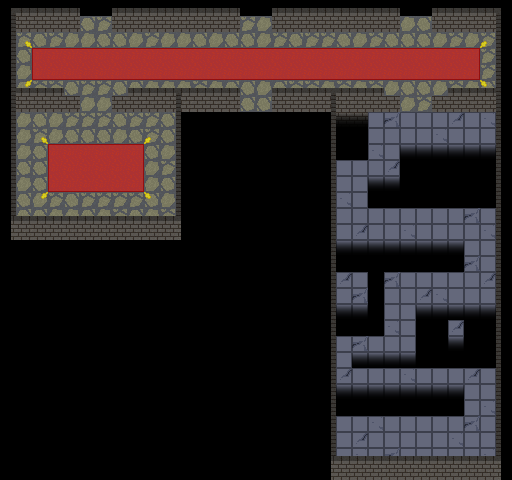

A 2D game scene composited from a Tiled map and its tileset images. What follows is a short description and the map's XML, with each tile layer's data collapsed to a summary:
An orthogonal 32x30 tile map with 16x16 px tiles, 4 tile layers (floor, objects, items, walls), 2 tilesets and 49 objects (door, key, player_spawn).

<map version="1.10" tiledversion="1.12.2" orientation="orthogonal" renderorder="right-down" width="32" height="30" tilewidth="16" tileheight="16" infinite="0" nextlayerid="18" nextobjectid="163">
 <tileset firstgid="1" source="../sprites/tileset/tileset.tsx" />
 <tileset firstgid="61" name="objects" tilewidth="64" tileheight="48" tilecount="5" columns="0">
  <grid orientation="orthogonal" width="1" height="1" />
  <tile id="1">
   <image source="../sprites/objects/table.png" width="32" height="20" />
  </tile>
  <tile id="3">
   <image source="../sprites/objects/door_1.png" width="32" height="24" />
  </tile>
  <tile id="4">
   <image source="../sprites/objects/door_2.png" width="32" height="24" />
  </tile>
  <tile id="6">
   <image source="../sprites/objects/door_open.png" width="64" height="48" />
  </tile>
  <tile id="7">
   <image source="../sprites/objects/key.png" width="9" height="5" />
  </tile>
 </tileset>
 <layer id="6" name="floor" width="32" height="30">
  <data>[960 cells, 495 non-empty, 16 distinct tile ids]</data>
 </layer>
 <layer id="7" name="objects" width="32" height="30">
  <data>[960 cells, 95 non-empty, 22 distinct tile ids]</data>
 </layer>
 <layer id="9" name="items" width="32" height="30">
  <data>[960 cells, 1 non-empty, 1 distinct tile ids]</data>
 </layer>
 <layer id="5" name="walls" width="32" height="30">
  <data>[960 cells, 136 non-empty, 9 distinct tile ids]</data>
 </layer>
 <objectgroup id="14" name="props">
  <object id="137" name="door" gid="65" x="400" y="32" width="32" height="24" />
  <object id="138" gid="67" x="64" y="128" width="64" height="48" />
  <object id="142" gid="64" x="80" y="32" width="32" height="24" />
  <object id="143" gid="64" x="240" y="32" width="32" height="24" />
  <object id="144" gid="64" x="240" y="112" width="32" height="24" />
  <object id="145" gid="67" x="384" y="128" width="64" height="48" />
  <object id="146" gid="62" x="400" y="448" width="32" height="20" />
 </objectgroup>
 <objectgroup id="16" name="items">
  <object id="147" name="key" gid="68" x="411.273" y="438.273" width="9" height="5" />
 </objectgroup>
 <objectgroup id="12" name="logic">
  <object id="104" name="player_spawn" x="96" y="168.667">
   <point />
  </object>
 </objectgroup>
 <objectgroup id="11" name="collisions">
  <object id="43" x="16" y="96" width="64" height="16" />
  <object id="45" x="112" y="16" width="128" height="16" />
  <object id="46" x="272" y="16" width="128" height="16" />
  <object id="52" x="432" y="96" width="64" height="16" />
  <object id="53" x="336" y="96" width="64" height="16" />
  <object id="62" x="336" y="464" width="160" height="16" />
  <object id="63" x="112" y="96" width="128" height="16" />
  <object id="64" x="272" y="96" width="64" height="16" />
  <object id="65" x="239.438" y="96.875" width="33.625" height="14" />
  <object id="75" x="239.101" y="16.8261" width="33.625" height="14" />
  <object id="76" x="79.144" y="17.1304" width="33.625" height="14" />
  <object id="78" x="399.144" y="17.0435" width="33.625" height="14" />
  <object id="82" x="400" y="96.0909" width="3" height="15.9091" />
  <object id="83" x="428.818" y="96" width="3.18182" height="16" />
  <object id="86" x="400" y="435.364" width="31.8182" height="12.6364" />
  <object id="87" x="80" y="96" width="3" height="16" />
  <object id="89" x="108.938" y="96.125" width="3.0625" height="15.875" />
  <object id="90" x="16" y="16" width="64" height="16" />
  <object id="91" x="10.75" y="16" width="5.25" height="223.875" />
  <object id="92" x="16" y="224" width="160" height="16" />
  <object id="93" x="176" y="112" width="5" height="128" />
  <object id="95" x="330.625" y="111.5" width="5.375" height="368.5" />
  <object id="98" x="432" y="16" width="64" height="16" />
  <object id="99" x="496" y="16" width="5.375" height="464" />
  <object id="100" x="74.9091" y="112" width="5.09091" height="8" />
  <object id="101" x="112" y="112" width="4.90909" height="8.09091" />
  <object id="102" x="395.125" y="112" width="4.875" height="8" />
  <object id="103" x="432" y="112" width="4.875" height="8.25" />
 </objectgroup>
 <objectgroup id="17" name="pits">
  <object id="150" x="336" y="112" width="32" height="48" />
  <object id="151" x="400" y="144" width="96" height="64" />
  <object id="152" x="368" y="176" width="32" height="32" />
  <object id="153" x="336" y="240" width="128" height="32" />
  <object id="154" x="368" y="272" width="16" height="64" />
  <object id="156" x="336" y="304" width="32" height="32" />
  <object id="157" x="416" y="304" width="32" height="64" />
  <object id="158" x="448" y="336" width="48" height="32" />
  <object id="159" x="464" y="304" width="32" height="32" />
  <object id="160" x="448" y="304" width="16" height="16" />
  <object id="161" x="352" y="352" width="64" height="16" />
  <object id="162" x="336" y="384" width="128" height="32" />
 </objectgroup>
</map>
